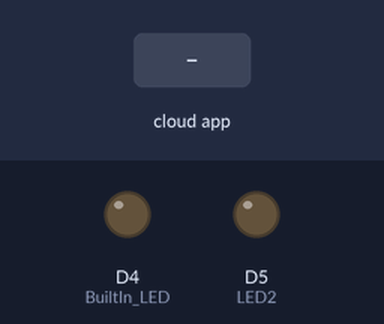
The sketch below on a simulated ESP8266 (Wemos D1 mini). On the bench: output pins drawn as LEDs (lit = HIGH). The test bench sets the inputs (shaded band). WiFi joins after 1.5 s; servers stay silent unless stated; what the sketch prints to the serial monitor is not drawn.

Above: at 3.1 s.
3.2 s: the phone or cloud app sets LED1 to 0
At 4.1 s:
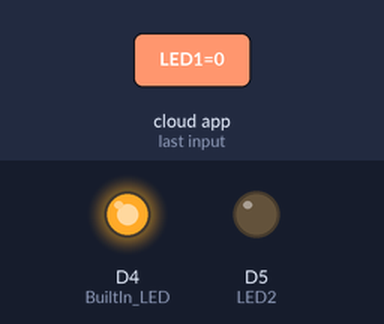
6.3 s: the phone or cloud app sets LED1 to 1
At 7.7 s:
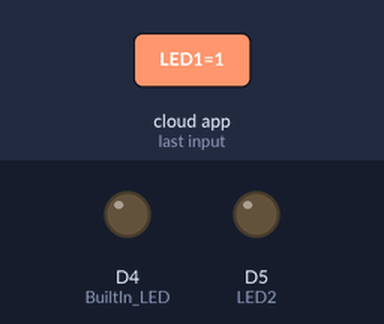
Timing chart, 0 to 9.3 s (numbered marks = the images above; inputs shaded):
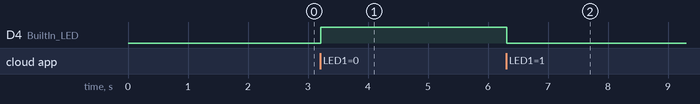

The sketch:

Blynk-Firebase_LED.ino
```cpp
#include "FirebaseESP8266.h"
#include <ESP8266WiFi.h>

#define FIREBASE_HOST "kbd-41615007.firebaseio.com/" //Without http:// or https:// schemes
#define FIREBASE_AUTH "9wVHI1BUvke8YqD2jZ6WmpCT1Gb9r7i1f2KjtI0A"
#define WIFI_SSID "SK_WiFi86A9"
#define WIFI_PASSWORD "1506031342"

//Debug Blynk to serial port
#define BLYNK_PRINT Serial

#include <ESP8266WiFi.h>
#include <BlynkSimpleEsp8266.h>

//Auth token for your Blynk app project
#define BLYNK_AUTH "1ktXQMVZ7WjcL6qLTWM0CdT9tbPUkbMN"

//Define FirebaseESP8266 data objects
FirebaseData firebaseData1;
FirebaseData firebaseData2;


String path = "/LED_Control/LED1";
String path2 = "/LED_Control/LED2";

//D4 or GPIO2 on Wemos D1 mini
uint8_t BuiltIn_LED = 2;

int LED2 = D5;


//WidgetLED led(V2);

void setup()
{

  Serial.begin(115200);

  pinMode(BuiltIn_LED, OUTPUT);
  pinMode(LED2, OUTPUT);

  WiFi.begin(WIFI_SSID, WIFI_PASSWORD);
  Serial.print("Connecting to Wi-Fi");
  while (WiFi.status() != WL_CONNECTED)
  {
    Serial.print(".");
    delay(300);
  }
  Serial.println();
  Serial.print("Connected with IP: ");
  Serial.println(WiFi.localIP());
  Serial.println();

  Firebase.begin(FIREBASE_HOST, FIREBASE_AUTH);
  Firebase.reconnectWiFi(true);

  //Set the size of WiFi rx/tx buffers in the case where we want to work with large data.
  firebaseData1.setBSSLBufferSize(1024, 1024);

  //Set the size of HTTP response buffers in the case where we want to work with large data.
  firebaseData1.setResponseSize(1024);

  //Set the size of WiFi rx/tx buffers in the case where we want to work with large data.
  firebaseData2.setBSSLBufferSize(1024, 1024);

  //Set the size of HTTP response buffers in the case where we want to work with large data.
  firebaseData2.setResponseSize(1024);


  if (!Firebase.beginStream(firebaseData1, path))
  {
    Serial.println("------------------------------------");
    Serial.println("Can't begin stream connection...");
    Serial.println("REASON: " + firebaseData1.errorReason());
    Serial.println("------------------------------------");
    Serial.println();
  }

  Blynk.begin(BLYNK_AUTH, WIFI_SSID, WIFI_PASSWORD);
}

void loop()
{
  Blynk.run();

  if (!Firebase.readStream(firebaseData1))
  {
    Serial.println("------------------------------------");
    Serial.println("Can't read stream data...");
    Serial.println("REASON: " + firebaseData1.errorReason());
    Serial.println("------------------------------------");
    Serial.println();
  }

  if (firebaseData1.streamTimeout())
  {
    Serial.println("Stream timeout, resume streaming...");
    Serial.println();
  }

  if (firebaseData1.streamAvailable())
  {
    Serial.println("------------------------------------");
    Serial.println("Stream Data available...");
    Serial.println("STREAM PATH: " + firebaseData1.streamPath());
    Serial.println("EVENT PATH: " + firebaseData1.dataPath());
    Serial.println("DATA TYPE: " + firebaseData1.dataType());
    Serial.println("EVENT TYPE: " + firebaseData1.eventType());
    Serial.print("VALUE: ");
    if (firebaseData1.dataType() == "int")
    {

      Serial.println(firebaseData1.intData());
      if (firebaseData1.intData() == 0)
      {
        digitalWrite(BuiltIn_LED, HIGH);
        //led.off();
      }
      else if (firebaseData1.intData() == 1)
      {
        digitalWrite(BuiltIn_LED, LOW);
        //led.on();
      }
    }
    Serial.println("------------------------------------");
    Serial.println();
  }
}

BLYNK_WRITE(V1)
{
  int pinValue = param.asInt(); // assigning incoming value from pin V1 to a variable

  Serial.println("------------------------------------");
  Serial.println("Set integer...");
  //Also can use Firebase.set instead of Firebase.setInt
  if (Firebase.setInt(firebaseData2, path, pinValue))
  {
    Serial.println("PASSED");
    Serial.println("PATH: " + firebaseData2.dataPath());
    Serial.println("TYPE: " + firebaseData2.dataType());
    Serial.print("VALUE: ");
    if (firebaseData2.dataType() == "int")
      Serial.println(firebaseData2.intData());
    Serial.println("------------------------------------");
    Serial.println();
  }
  else
  {
    Serial.println("FAILED");
    Serial.println("REASON: " + firebaseData2.errorReason());
    Serial.println("------------------------------------");
    Serial.println();
  }
}

BLYNK_WRITE(V0)
{
  int pinValue = param.asInt(); // assigning incoming value from pin V1 to a variable


  Serial.println("------------------------------------");
  Serial.println("Set integer...");
  //Also can use Firebase.set instead of Firebase.setInt
  if (Firebase.setInt(firebaseData2, path2, pinValue))
  {
    Serial.println("PASSED");
    Serial.println("PATH: " + firebaseData2.dataPath());
    Serial.println("TYPE: " + firebaseData2.dataType());
    Serial.print("VALUE: ");
    if (firebaseData2.dataType() == "int")
    {

      Serial.println(firebaseData2.intData());
      if (firebaseData2.intData() == 0)
      {
        digitalWrite(LED2, LOW);
        //led.off();
      }
      else if (firebaseData2.intData() == 1)
      {
        digitalWrite(LED2, HIGH);
        //led.on();
      }
    }
      Serial.println(firebaseData2.intData());
    Serial.println("------------------------------------");
    Serial.println();
  }
  else
  {
    Serial.println("FAILED");
    Serial.println("REASON: " + firebaseData2.errorReason());
    Serial.println("------------------------------------");
    Serial.println();
  }
}
```

Measured:
- after the input at 3.2 s, D4 (BuiltIn_LED): LOW → HIGH at once
- after the input at 6.3 s, D4 (BuiltIn_LED): HIGH → LOW at once
